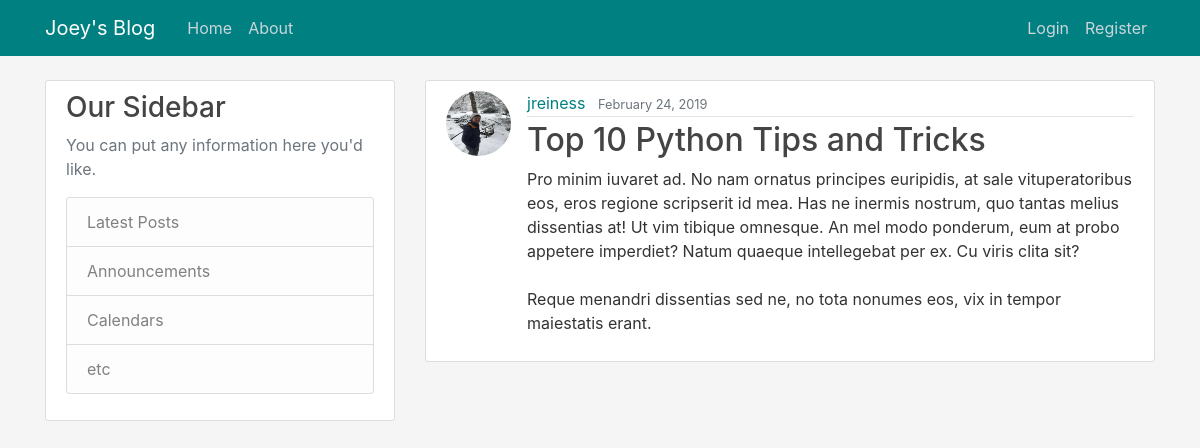
The page /post/30/ on the database its author committed.
### blog/models.py (models this page shows, shortened)
class Post(models.Model):
    title = models.CharField(max_length=100)
    content = models.TextField()
    date_posted = models.DateTimeField(default=timezone.now)
    author = models.ForeignKey(User, on_delete=models.CASCADE) #on_delete says what to do if user is deleted - what happens to post?

### users/models.py (models this page shows, shortened)
class Profile(models.Model):
    user = models.OneToOneField(User, on_delete=models.CASCADE)
    image = models.ImageField(default='default.jpg',upload_to='profile_pics')
    bio = models.TextField(default='I should really write a bio...', max_length=100)

### blog/views.py (the view)
# urls.py: path('post/<int:pk>/',PostDetailView.as_view(), name='post-detail'),
class PostDetailView(DetailView):
    model = Post

### blog/templates/blog/post_detail.html (shortened to what this page needs)
{% extends 'blog/base.html'%}
{% block content %}
<article class="media content-section">
	<img class="rounded-circle article-img" src="{{ object.author.profile.image.url }}">
	<div class="media-body">
		<div class="article-metadata">
			<a class="mr-2" href="{% url 'user-posts' object.author.username %}">{{ object.author }}</a>
			<small class="text-muted">{{ object.date_posted|date:"F j, Y" }}</small>
		</div>
		<h2 class="article-title">{{ object.title }}</h2>
		<p class="article-content">{{ object.content }}</p>
	</div>
</article>
{% endblock content %}

### blog/static/blog/main.css (style rules this page uses)
body { background: WhiteSmoke; color: #333333; margin-top: 5rem; }
h1, h2, h3, h4, h5, h6 { color: #444444; }
.content-section { background: #ffffff; padding: 10px 20px; border: 1px solid #dddddd; border-radius: 3px; margin-bottom: 20px; }
.article-title { color: #444444; }
a.mr-2 { color: Teal; }
.article-content { white-space: pre-line; }
.article-img { height: 65px; width: 65px; margin-right: 16px; }
.article-metadata { padding-bottom: 1px; margin-bottom: 4px; border-bottom: 1px solid #e3e3e3 }

### rows shown on the page
Post: author.profile.image (picture), author "jreiness", date_posted "February 24, 2019", title "Top 10 Python Tips and Tricks", content "Pro minim iuvaret ad. No nam ornatus principes euripidis, at sale vituperatoribus eos, eros regione scripserit id mea. Has ne inermis nostrum, quo tantas melius dissentias at! Ut vim tibique omnesque. An mel modo ponderum, eum at probo appetere imperdiet? Natum quaeque intellegebat per ex. Cu viris clita sit? Reque menandri dissentias sed ne, no tota nonumes eos, vix in tempor maiestatis erant."
